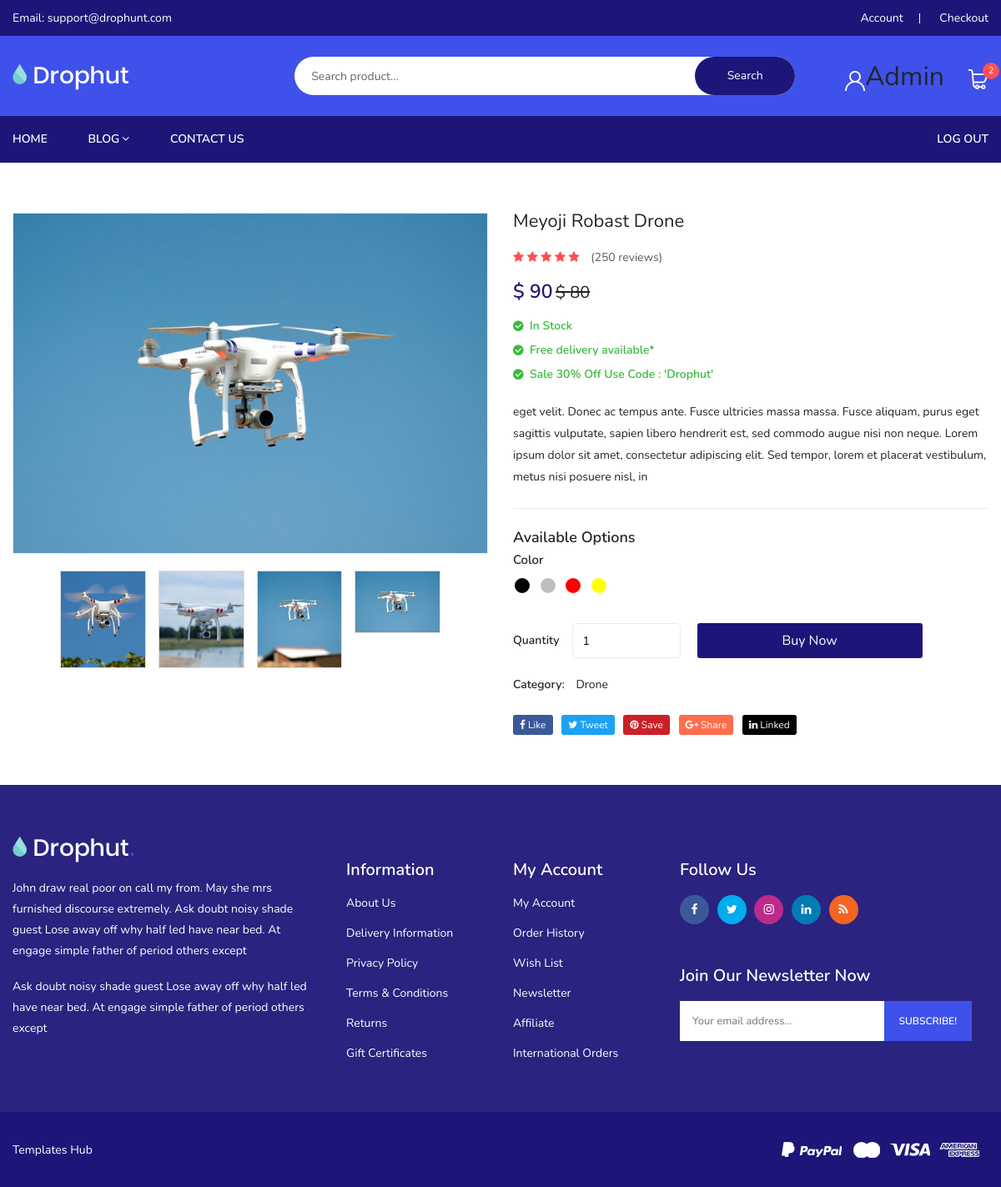
The page /1 (signed in) on the database its author committed.
### pages/models.py (models this page shows)
class Products_listing(models.Model):
    product_title = models.CharField(max_length=200)
    product_name = models.CharField(max_length=50)
    product_price = models.IntegerField()
    old_price = models.IntegerField(default=None, null=True,)
    product_description = models.TextField(null=True,)
    product_img = models.ImageField(upload_to ='photos/%Y/%m/%d/',blank=True)
    photo_1 = models.ImageField(upload_to ='photos/%Y/%m/%d/',blank=True)
    photo_2 = models.ImageField(upload_to ='photos/%Y/%m/%d/', blank=True)
    photo_3 = models.ImageField(upload_to ='photos/%Y/%m/%d/', blank=True)
    photo_4 = models.ImageField(upload_to ='photos/%Y/%m/%d/', blank=True)
    photo_5 = models.ImageField(upload_to ='photos/%Y/%m/%d/', blank=True)

### pages/views.py (the view)
# urls.py: path('<int:product_id>', views.product, name="product"),
@login_required(login_url='login')
def product(request, product_id):
    products = get_object_or_404(Products_listing, pk=product_id)
    context = {
        'products': products
    }
    return render(request,'pages/product.html',context)

### templates/pages/product.html (shortened to what this page needs)
{% extends "base.html" %}
{% load static %}
{% block content %}
    <div class="product_details mt-60 mb-60">
        <div class="container">
            <div class="row">
                <div class="col-lg-6 col-md-6">
                    <div class="product-details-tab">
                        <div id="img-1" class="zoomWrapper single-zoom">
                            <a href="#">
                                <img id="zoom1" src="{{products.product_img.url}}" data-zoom-image="{{products.product_img.url}}" alt="big-1">
                            </a>
                        </div>
                        <div class="single-zoom-thumb">
                            <ul class="s-tab-zoom owl-carousel single-product-active" id="gallery_01">
                                <li>
                                    <a href="#" class="elevatezoom-gallery active" data-update="" data-image="{{products.photo_1.url}}" data-zoom-image="{{products.photo_1.url}}">
                                        <img src="{{products.photo_1.url}}" alt="zo-th-1"/>
                                    </a>
                                </li>
                                <li >
                                    <a href="#" class="elevatezoom-gallery active" data-update="" data-image="{{products.photo_2.url}}" data-zoom-image="{{products.photo_2.url}}">
                                        <img src="{{products.photo_2.url}}" alt="zo-th-1"/>
                                    </a>
                                </li>
                                <li >
                                    <a href="#" class="elevatezoom-gallery active" data-update="" data-image="{{products.photo_3.url}}" data-zoom-image="{{products.photo_3.url}}">
                                        <img src="{{products.photo_3.url}}" alt="zo-th-1"/>
                                    </a>
                                </li>
                                <li >
                                    <a href="#" class="elevatezoom-gallery active" data-update="" data-image="{{products.photo_4.url}}" data-zoom-image="{{products.photo_4.url}}">
                                        <img src="{{products.photo_4.url}}" alt="zo-th-1"/>
                                    </a>
                                </li>
                            </ul>
                        </div>
                    </div>
                </div>
                <div class="col-lg-6 col-md-6">
                    <div class="product_d_right">
                        <form action="#">
                            <h1>{{products.product_title}}</h1>
                            <div class=" product_ratting">
                                <ul>
                                    <li><a href="#"><i class="fa fa-star"></i></a></li>
                                    <li><a href="#"><i class="fa fa-star"></i></a></li>
                                    <li><a href="#"><i class="fa fa-star"></i></a></li>
                                    <li><a href="#"><i class="fa fa-star"></i></a></li>
                                    <li><a href="#"><i class="fa fa-star"></i></a></li>
                                    <li class="review"><a href="#"> (250 reviews) </a></li>
                                </ul>
                            </div>
                            <div class="price_box">
                                <span class="current_price">$ {{products.product_price}}</span>
                                <span class="old_price">$ {{products.old_price}}</span>
                            </div>
                            <div class="product_desc">
                                <ul>
                                    <li>In Stock</li>
                                    <li>Free delivery available*</li>
                                    <li>Sale 30% Off Use Code : 'Drophut'</li>
                                </ul>
                                <p>{{products.product_description}}</p>
                            </div>
                            <div class="product_variant color">
                                <h3>Available Options</h3>
                                <label>color</label>
                                <ul>
                                    <li class="color1"><a href="#"></a></li>
                                    <li class="color2"><a href="#"></a></li>
                                    <li class="color3"><a href="#"></a></li>
                                    <li class="color4"><a href="#"></a></li>
                                </ul>
                            </div>
                            <div class="product_variant quantity">
                                <label>quantity</label>
                                <input min="1" max="100" value="1" type="number">
                                <button class="button" type="submit">Buy now</button>
                            </div>
                            <div class="product_meta">
                                <span>Category: <a href="#">{{products.product_name}}</a></span>
                            </div>
                        </form>
                        <div class="priduct_social">
                            <ul>
                                <li><a class="facebook" href="#" title="facebook"><i class="fa fa-facebook"></i> Like</a></li>
                                <li><a class="twitter" href="#" title="twitter"><i class="fa fa-twitter"></i> tweet</a></li>
                                <li><a class="pinterest" href="#" title="pinterest"><i class="fa fa-pinterest"></i> save</a></li>
                                <li><a class="google-plus" href="#" title="google +"><i class="fa fa-google-plus"></i> share</a></li>
                                <li><a class="linkedin" href="#" title="linkedin"><i class="fa fa-linkedin"></i> linked</a></li>
                            </ul>
                        </div>
                    </div>
                </div>
            </div>
        </div>
    </div>
{% endblock content %}

### templates/partials/_navbar.html (shortened to what this page needs)
{% load static %}
    <header>
        <div class="main_header">
            <div class="header_top">
                <div class="container">
                    <div class="row align-items-center">
                        <div class="col-lg-6 col-md-6">
                            <div class="support_info">
                                <p>Email: <a href="mailto:">support@drophunt.com</a></p>
                            </div>
                        </div>
                        <div class="col-lg-6 col-md-6">
                            <div class="top_right text-right">
                                <ul>
                                   <li><a href="my-account.html">Account</a></li>
                                   <li><a href="checkout.html">Checkout</a></li>
                                </ul>
                            </div>
                        </div>
                    </div>
                </div>
            </div>
            <div class="header_middle">
                <div class="container">
                    <div class="row align-items-center">
                        <div class="col-lg-3 col-md-6">
                            <div class="logo">
                                <a href="{% url 'home' %}"><img src="{% static "img/logo/logo.png" %}" alt=""></a>
                            </div>
                        </div>
                        <div class="col-lg-9 col-md-6">
                            <div class="middel_right">
                                <div class="search_container">
                                   <form action="{% url 'search'%}" method="POST">
                                        <div class="search_box">
                                            <input placeholder="Search product..." type="text" name="searched">
                                            <button type="submit">Search</button>
                                        </div>
                                    </form>
                                </div>
                                <div class="middel_right_info">
                                    <div class="header_wishlist">
                                        <a href="#"><img src="{% static "img/user.png" %}" alt=""><span>{{user.username}}</span></a>
                                    </div>
                                    <div class="mini_cart_wrapper">
                                        <a href="javascript:void(0)"><img src="{% static "img/shopping-bag.png" %}" alt=""></a>
                                        <span class="cart_quantity">2</span>
                                    </div>
                                </div>
                            </div>
                        </div>
                    </div>
                </div>
            </div>
            <div class="main_menu_area">
                <div class="container">
                    <div class="row justify-content-center">
                        <div class="col-lg-12 col-md-12">
                            <div class="main_menu menu_position">
                                <nav>
                                    <ul>
                                        <li><a href="{% url 'home' %}">home</a></li>
                                        <li><a href="{% url 'blogs' %}">blog<i class="fa fa-angle-down"></i></a>
                                        </li>
                                        <li><a href="contact.html"> Contact Us</a></li>
                                    </ul>
                                    <ul>
                                        {% if user.is_authenticated %}
                                            <li><a href="{% url 'logout' %}"> Log Out</a></li>
                                        {% else %}
                                            <li><a href="{% url 'login' %}"> LogIn</a></li>
                                            <li><a href="{% url 'register' %}"> Register</a></li>
                                        {% endif %}
                                    </ul>
                                </nav>
                            </div>
                        </div>
                    </div>
                </div>
            </div>
        </div>
    </header>

### static/css/custom.css (style rules this page uses)
.container { max-width: 1300px; }
img { -webkit-user-drag: none; -khtml-user-drag: none; -moz-user-drag: none; -o-user-drag: none; display: inline-block; max-width: 100%; }
.product_ratting ul li a { color: #f95252; }
.product_variant.color ul li { border: 0px solid #ccc; }
.product_variant.color ul li a { width: 18px; height: 18px; display: block; border-radius: 50%; }
.search_box button { top: 0; bottom: 0; right: 0; }
.main_menu { margin-left: 0px; }
.search_container form, .search_box button { border-radius: 30px; }
.mb-60 { margin-bottom: 60px; }
.mt-60 { margin-top: 60px; }
.header_top { background: #1d1678; }

### rows shown on the page
Products_listing: product_img (picture), photo_1 (picture), photo_2 (picture), photo_3 (picture), photo_4 (picture), product_title "Meyoji Robast Drone", product_price "90", old_price "80", product_description "eget velit. Donec ac tempus ante. Fusce ultricies massa massa. Fusce aliquam, purus eget sagittis vulputate, sapien libero hendrerit est, sed commodo augue nisi non neque. Lorem ipsum dolor sit amet, consectetur adipiscing elit. Sed tempor, lorem et placerat vestibulum, metus nisi posuere nisl, in", product_name "Drone"

### other values the page prints
{{ user.username }} "Admin"
